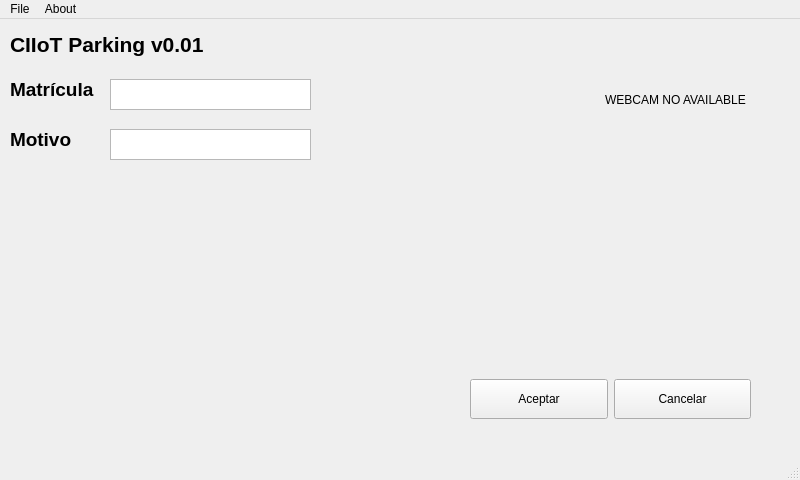
<?xml version="1.0" encoding="UTF-8"?>
<ui version="4.0">
 <class>MainWindow</class>
 <widget class="QMainWindow" name="MainWindow">
  <property name="geometry">
   <rect>
    <x>0</x>
    <y>0</y>
    <width>800</width>
    <height>480</height>
   </rect>
  </property>
  <property name="windowTitle">
   <string>MainWindow</string>
  </property>
  <widget class="QWidget" name="centralwidget">
   <widget class="QLabel" name="webcam">
    <property name="geometry">
     <rect>
      <x>570</x>
      <y>10</y>
      <width>211</width>
      <height>141</height>
     </rect>
    </property>
    <property name="text">
     <string>WEBCAM NO AVAILABLE</string>
    </property>
    <property name="alignment">
     <set>Qt::AlignCenter</set>
    </property>
   </widget>
   <widget class="QLabel" name="label_plate">
    <property name="geometry">
     <rect>
      <x>10</x>
      <y>60</y>
      <width>101</width>
      <height>21</height>
     </rect>
    </property>
    <property name="font">
     <font>
      <pointsize>14</pointsize>
      <weight>75</weight>
      <bold>true</bold>
     </font>
    </property>
    <property name="text">
     <string>Matrícula</string>
    </property>
   </widget>
   <widget class="QTextEdit" name="textEdit_plate">
    <property name="geometry">
     <rect>
      <x>110</x>
      <y>60</y>
      <width>201</width>
      <height>31</height>
     </rect>
    </property>
   </widget>
   <widget class="QLabel" name="label_motive">
    <property name="geometry">
     <rect>
      <x>10</x>
      <y>110</y>
      <width>101</width>
      <height>21</height>
     </rect>
    </property>
    <property name="font">
     <font>
      <pointsize>14</pointsize>
      <weight>75</weight>
      <bold>true</bold>
     </font>
    </property>
    <property name="text">
     <string>Motivo</string>
    </property>
   </widget>
   <widget class="QTextEdit" name="textEdit_motive">
    <property name="geometry">
     <rect>
      <x>110</x>
      <y>110</y>
      <width>201</width>
      <height>31</height>
     </rect>
    </property>
   </widget>
   <widget class="QWidget" name="horizontalLayoutWidget">
    <property name="geometry">
     <rect>
      <x>470</x>
      <y>340</y>
      <width>281</width>
      <height>80</height>
     </rect>
    </property>
    <layout class="QHBoxLayout" name="horizontalLayout">
     <item>
      <widget class="QPushButton" name="buttonAccept">
       <property name="minimumSize">
        <size>
         <width>70</width>
         <height>40</height>
        </size>
       </property>
       <property name="text">
        <string>Aceptar</string>
       </property>
      </widget>
     </item>
     <item>
      <widget class="QPushButton" name="buttonCancel">
       <property name="minimumSize">
        <size>
         <width>70</width>
         <height>40</height>
        </size>
       </property>
       <property name="text">
        <string>Cancelar</string>
       </property>
      </widget>
     </item>
    </layout>
   </widget>
   <widget class="QLabel" name="labelTitle">
    <property name="geometry">
     <rect>
      <x>10</x>
      <y>10</y>
      <width>241</width>
      <height>31</height>
     </rect>
    </property>
    <property name="font">
     <font>
      <pointsize>16</pointsize>
      <weight>75</weight>
      <bold>true</bold>
     </font>
    </property>
    <property name="text">
     <string>CIIoT Parking v0.01</string>
    </property>
   </widget>
  </widget>
  <widget class="QMenuBar" name="menubar">
   <property name="geometry">
    <rect>
     <x>0</x>
     <y>0</y>
     <width>800</width>
     <height>21</height>
    </rect>
   </property>
   <widget class="QMenu" name="menuFile">
    <property name="title">
     <string>File</string>
    </property>
   </widget>
   <widget class="QMenu" name="menuAbout">
    <property name="title">
     <string>About</string>
    </property>
   </widget>
   <addaction name="menuFile"/>
   <addaction name="menuAbout"/>
  </widget>
  <widget class="QStatusBar" name="statusbar"/>
 </widget>
 <resources/>
 <connections/>
</ui>
